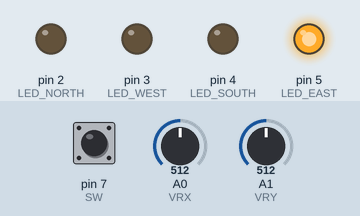
A sketch run on a simulated Arduino Uno, built with avr-gcc and run on an emulated ATmega328P. Parts: output pins drawn as LEDs (lit = HIGH). Inputs (shaded band) come from the test bench; at power-on: pin 7 (SW) HIGH, A0 (VRX) = 512, A1 (VRY) = 512. What the sketch prints to the serial monitor is not drawn.

Above: at 0.1 s.
Timing chart, 0 to 130.0 s (numbered marks = the images above):
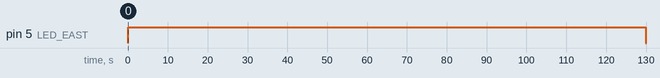

The sketch:

joystick.ino
```cpp
#define VRX A0
#define VRY A1
#define SW 7
enum {
  LED_NORTH = 2,
  LED_WEST,
  LED_SOUTH,
  LED_EAST
};

void setup() {
    Serial.begin(115200);
    pinMode(LED_NORTH, OUTPUT);
    pinMode(LED_WEST, OUTPUT);
    pinMode(LED_EAST, OUTPUT);
    pinMode(LED_SOUTH, OUTPUT);
    pinMode(SW, INPUT_PULLUP);
}

void loop() {
    int xVal = analogRead(VRX);
    int yVal = analogRead(VRY);
    int btn = digitalRead(SW);
    digitalWrite(LED_NORTH, 0);
    digitalWrite(LED_EAST, 0);
    digitalWrite(LED_SOUTH, 0);
    digitalWrite(LED_WEST, 0);

    Serial.print("X: ");
    Serial.print(xVal);
    Serial.print("\tY: ");
    Serial.print(yVal);
    Serial.print("\tB: ");
    Serial.println(btn);
    (xVal >= 1 ||  xVal <= 1023) && (yVal == 0) && btn == 0 ? digitalWrite(LED_NORTH, 1) :
    (xVal == 0) && (yVal >= 1 || yVal <= 1022) && btn == 0? digitalWrite(LED_WEST, 1) :
    (xVal >= 0 || xVal <= 1023) && (yVal == 1023) && btn == 0? digitalWrite(LED_SOUTH, 1) : digitalWrite(LED_EAST, 1);

    delay(100);
}
```

Measured:
- by itself, pin 5 (LED_EAST): LOW → HIGH at 0.00 s, → LOW 130 s later
